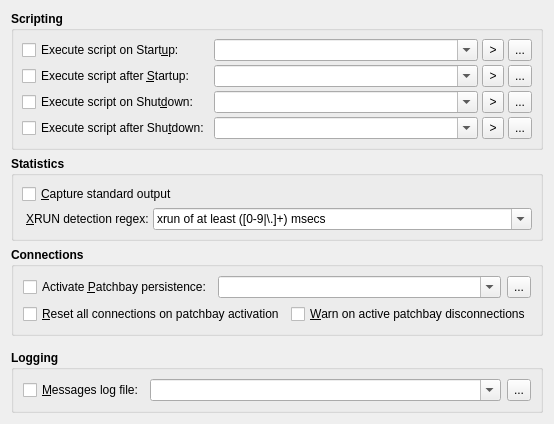
     <widget class="QWidget" name="OptionsTabPage">
      <attribute name="title">
       <string>Options</string>
      </attribute>
      <layout class="QVBoxLayout">
       <item>
        <widget class="QGroupBox" name="ScriptingGroupBox">
         <property name="font">
          <font>
           <weight>75</weight>
           <bold>true</bold>
          </font>
         </property>
         <property name="title">
          <string>Scripting</string>
         </property>
         <property name="flat">
          <bool>true</bool>
         </property>
         <layout class="QGridLayout">
          <property name="margin">
           <number>8</number>
          </property>
          <property name="spacing">
           <number>4</number>
          </property>
          <item row="0" column="0">
           <widget class="QCheckBox" name="StartupScriptCheckBox">
            <property name="font">
             <font>
              <weight>50</weight>
              <bold>false</bold>
             </font>
            </property>
            <property name="toolTip">
             <string>Whether to execute a custom shell script before starting up the JACK audio server.</string>
            </property>
            <property name="text">
             <string>Execute script on Start&amp;up:</string>
            </property>
           </widget>
          </item>
          <item row="1" column="0">
           <widget class="QCheckBox" name="PostStartupScriptCheckBox">
            <property name="font">
             <font>
              <weight>50</weight>
              <bold>false</bold>
             </font>
            </property>
            <property name="toolTip">
             <string>Whether to execute a custom shell script after starting up the JACK audio server.</string>
            </property>
            <property name="text">
             <string>Execute script after &amp;Startup:</string>
            </property>
           </widget>
          </item>
          <item row="2" column="0">
           <widget class="QCheckBox" name="ShutdownScriptCheckBox">
            <property name="font">
             <font>
              <weight>50</weight>
              <bold>false</bold>
             </font>
            </property>
            <property name="toolTip">
             <string>Whether to execute a custom shell script before shuting down the JACK audio server.</string>
            </property>
            <property name="text">
             <string>Execute script on Shut&amp;down:</string>
            </property>
           </widget>
          </item>
          <item row="0" column="1">
           <widget class="QComboBox" name="StartupScriptShellComboBox">
            <property name="sizePolicy">
             <sizepolicy hsizetype="Expanding" vsizetype="Fixed">
              <horstretch>0</horstretch>
              <verstretch>0</verstretch>
             </sizepolicy>
            </property>
            <property name="font">
             <font>
              <weight>50</weight>
              <bold>false</bold>
             </font>
            </property>
            <property name="toolTip">
             <string>Command line to be executed before starting up the JACK audio server</string>
            </property>
            <property name="editable">
             <bool>true</bool>
            </property>
           </widget>
          </item>
          <item row="0" column="2">
           <widget class="QToolButton" name="StartupScriptSymbolToolButton">
            <property name="minimumSize">
             <size>
              <width>22</width>
              <height>22</height>
             </size>
            </property>
            <property name="maximumSize">
             <size>
              <width>24</width>
              <height>24</height>
             </size>
            </property>
            <property name="font">
             <font>
              <weight>50</weight>
              <bold>false</bold>
             </font>
            </property>
            <property name="focusPolicy">
             <enum>Qt::TabFocus</enum>
            </property>
            <property name="toolTip">
             <string>Scripting argument meta-symbols</string>
            </property>
            <property name="text">
             <string>&gt;</string>
            </property>
           </widget>
          </item>
          <item row="0" column="3">
           <widget class="QToolButton" name="StartupScriptBrowseToolButton">
            <property name="minimumSize">
             <size>
              <width>22</width>
              <height>22</height>
             </size>
            </property>
            <property name="maximumSize">
             <size>
              <width>24</width>
              <height>24</height>
             </size>
            </property>
            <property name="font">
             <font>
              <weight>50</weight>
              <bold>false</bold>
             </font>
            </property>
            <property name="focusPolicy">
             <enum>Qt::TabFocus</enum>
            </property>
            <property name="toolTip">
             <string>Browse for script to be executed before starting up the JACK audio server</string>
            </property>
            <property name="text">
             <string>...</string>
            </property>
           </widget>
          </item>
          <item row="1" column="1">
           <widget class="QComboBox" name="PostStartupScriptShellComboBox">
            <property name="sizePolicy">
             <sizepolicy hsizetype="Expanding" vsizetype="Fixed">
              <horstretch>0</horstretch>
              <verstretch>0</verstretch>
             </sizepolicy>
            </property>
            <property name="font">
             <font>
              <weight>50</weight>
              <bold>false</bold>
             </font>
            </property>
            <property name="toolTip">
             <string>Command line to be executed after starting up the JACK audio server</string>
            </property>
            <property name="editable">
             <bool>true</bool>
            </property>
           </widget>
          </item>
          <item row="1" column="2">
           <widget class="QToolButton" name="PostStartupScriptSymbolToolButton">
            <property name="minimumSize">
             <size>
              <width>22</width>
              <height>22</height>
             </size>
            </property>
            <property name="maximumSize">
             <size>
              <width>24</width>
              <height>24</height>
             </size>
            </property>
            <property name="font">
             <font>
              <weight>50</weight>
              <bold>false</bold>
             </font>
            </property>
            <property name="focusPolicy">
             <enum>Qt::TabFocus</enum>
            </property>
            <property name="toolTip">
             <string>Scripting argument meta-symbols</string>
            </property>
            <property name="text">
             <string>&gt;</string>
            </property>
           </widget>
          </item>
          <item row="1" column="3">
           <widget class="QToolButton" name="PostStartupScriptBrowseToolButton">
            <property name="minimumSize">
             <size>
              <width>22</width>
              <height>22</height>
             </size>
            </property>
            <property name="maximumSize">
             <size>
              <width>24</width>
              <height>24</height>
             </size>
            </property>
            <property name="font">
             <font>
              <weight>50</weight>
              <bold>false</bold>
             </font>
            </property>
            <property name="focusPolicy">
             <enum>Qt::TabFocus</enum>
            </property>
            <property name="toolTip">
             <string>Browse for script to be executed after starting up the JACK audio server</string>
            </property>
            <property name="text">
             <string>...</string>
            </property>
           </widget>
          </item>
          <item row="2" column="2">
           <widget class="QToolButton" name="ShutdownScriptSymbolToolButton">
            <property name="minimumSize">
             <size>
              <width>22</width>
              <height>22</height>
             </size>
            </property>
            <property name="maximumSize">
             <size>
              <width>24</width>
              <height>24</height>
             </size>
            </property>
            <property name="font">
             <font>
              <weight>50</weight>
              <bold>false</bold>
             </font>
            </property>
            <property name="focusPolicy">
             <enum>Qt::TabFocus</enum>
            </property>
            <property name="toolTip">
             <string>Scripting argument meta-symbols</string>
            </property>
            <property name="text">
             <string>&gt;</string>
            </property>
           </widget>
          </item>
          <item row="2" column="3">
           <widget class="QToolButton" name="ShutdownScriptBrowseToolButton">
            <property name="minimumSize">
             <size>
              <width>22</width>
              <height>22</height>
             </size>
            </property>
            <property name="maximumSize">
             <size>
              <width>24</width>
              <height>24</height>
             </size>
            </property>
            <property name="font">
             <font>
              <weight>50</weight>
              <bold>false</bold>
             </font>
            </property>
            <property name="focusPolicy">
             <enum>Qt::TabFocus</enum>
            </property>
            <property name="toolTip">
             <string>Browse for script to be executed before shutting down the JACK audio server</string>
            </property>
            <property name="text">
             <string>...</string>
            </property>
           </widget>
          </item>
          <item row="2" column="1">
           <widget class="QComboBox" name="ShutdownScriptShellComboBox">
            <property name="sizePolicy">
             <sizepolicy hsizetype="Expanding" vsizetype="Fixed">
              <horstretch>0</horstretch>
              <verstretch>0</verstretch>
             </sizepolicy>
            </property>
            <property name="font">
             <font>
              <weight>50</weight>
              <bold>false</bold>
             </font>
            </property>
            <property name="toolTip">
             <string>Command line to be executed before shutting down the JACK audio server</string>
            </property>
            <property name="editable">
             <bool>true</bool>
            </property>
           </widget>
          </item>
          <item row="3" column="0">
           <widget class="QCheckBox" name="PostShutdownScriptCheckBox">
            <property name="font">
             <font>
              <weight>50</weight>
              <bold>false</bold>
             </font>
            </property>
            <property name="toolTip">
             <string>Whether to execute a custom shell script after shuting down the JACK audio server.</string>
            </property>
            <property name="text">
             <string>Execute script after Shu&amp;tdown:</string>
            </property>
           </widget>
          </item>
          <item row="3" column="2">
           <widget class="QToolButton" name="PostShutdownScriptSymbolToolButton">
            <property name="minimumSize">
             <size>
              <width>22</width>
              <height>22</height>
             </size>
            </property>
            <property name="maximumSize">
             <size>
              <width>24</width>
              <height>24</height>
             </size>
            </property>
            <property name="font">
             <font>
              <weight>50</weight>
              <bold>false</bold>
             </font>
            </property>
            <property name="focusPolicy">
             <enum>Qt::TabFocus</enum>
            </property>
            <property name="toolTip">
             <string>Scripting argument meta-symbols</string>
            </property>
            <property name="text">
             <string>&gt;</string>
            </property>
           </widget>
          </item>
          <item row="3" column="3">
           <widget class="QToolButton" name="PostShutdownScriptBrowseToolButton">
            <property name="minimumSize">
             <size>
              <width>22</width>
              <height>22</height>
             </size>
            </property>
            <property name="maximumSize">
             <size>
              <width>24</width>
              <height>24</height>
             </size>
            </property>
            <property name="font">
             <font>
              <weight>50</weight>
              <bold>false</bold>
             </font>
            </property>
            <property name="focusPolicy">
             <enum>Qt::TabFocus</enum>
            </property>
            <property name="toolTip">
             <string>Browse for script to be executed after shutting down the JACK audio server</string>
            </property>
            <property name="text">
             <string>...</string>
            </property>
           </widget>
          </item>
          <item row="3" column="1">
           <widget class="QComboBox" name="PostShutdownScriptShellComboBox">
            <property name="sizePolicy">
             <sizepolicy hsizetype="Expanding" vsizetype="Fixed">
              <horstretch>0</horstretch>
              <verstretch>0</verstretch>
             </sizepolicy>
            </property>
            <property name="font">
             <font>
              <weight>50</weight>
              <bold>false</bold>
             </font>
            </property>
            <property name="toolTip">
             <string>Command line to be executed after shutting down the JACK audio server</string>
            </property>
            <property name="editable">
             <bool>true</bool>
            </property>
           </widget>
          </item>
         </layout>
        </widget>
       </item>
       <item>
        <widget class="QGroupBox" name="StatisticsGroupBox">
         <property name="font">
          <font>
           <weight>75</weight>
           <bold>true</bold>
          </font>
         </property>
         <property name="title">
          <string>Statistics</string>
         </property>
         <property name="flat">
          <bool>true</bool>
         </property>
         <layout class="QGridLayout">
          <property name="margin">
           <number>8</number>
          </property>
          <property name="spacing">
           <number>4</number>
          </property>
          <item row="0" column="0" colspan="3">
           <widget class="QCheckBox" name="StdoutCaptureCheckBox">
            <property name="font">
             <font>
              <weight>50</weight>
              <bold>false</bold>
             </font>
            </property>
            <property name="toolTip">
             <string>Whether to capture standard output (stdout/stderr) into messages window</string>
            </property>
            <property name="text">
             <string>&amp;Capture standard output</string>
            </property>
           </widget>
          </item>
          <item row="1" column="1">
           <widget class="QLabel" name="XrunRegexTextLabel">
            <property name="font">
             <font>
              <weight>50</weight>
              <bold>false</bold>
             </font>
            </property>
            <property name="text">
             <string>&amp;XRUN detection regex:</string>
            </property>
            <property name="wordWrap">
             <bool>false</bool>
            </property>
            <property name="buddy">
             <cstring>XrunRegexComboBox</cstring>
            </property>
           </widget>
          </item>
          <item row="1" column="2">
           <widget class="QComboBox" name="XrunRegexComboBox">
            <property name="sizePolicy">
             <sizepolicy hsizetype="Expanding" vsizetype="Fixed">
              <horstretch>0</horstretch>
              <verstretch>0</verstretch>
             </sizepolicy>
            </property>
            <property name="font">
             <font>
              <weight>50</weight>
              <bold>false</bold>
             </font>
            </property>
            <property name="toolTip">
             <string>Regular expression used to detect XRUNs on server output messages</string>
            </property>
            <property name="editable">
             <bool>true</bool>
            </property>
            <item>
             <property name="text">
              <string>xrun of at least ([0-9|\.]+) msecs</string>
             </property>
            </item>
           </widget>
          </item>
         </layout>
        </widget>
       </item>
       <item>
        <widget class="QGroupBox" name="ConnectionsGroupBox">
         <property name="font">
          <font>
           <weight>75</weight>
           <bold>true</bold>
          </font>
         </property>
         <property name="title">
          <string>Connections</string>
         </property>
         <property name="flat">
          <bool>true</bool>
         </property>
         <layout class="QGridLayout">
          <item row="0" column="0">
           <widget class="QCheckBox" name="ActivePatchbayCheckBox">
            <property name="font">
             <font>
              <weight>50</weight>
              <bold>false</bold>
             </font>
            </property>
            <property name="toolTip">
             <string>Whether to activate a patchbay definition for connection persistence profile.</string>
            </property>
            <property name="text">
             <string>Activate &amp;Patchbay persistence:</string>
            </property>
           </widget>
          </item>
          <item row="0" column="1" colspan="2">
           <widget class="QComboBox" name="ActivePatchbayPathComboBox">
            <property name="sizePolicy">
             <sizepolicy hsizetype="Expanding" vsizetype="Fixed">
              <horstretch>0</horstretch>
              <verstretch>0</verstretch>
             </sizepolicy>
            </property>
            <property name="font">
             <font>
              <weight>50</weight>
              <bold>false</bold>
             </font>
            </property>
            <property name="toolTip">
             <string>Patchbay definition file to be activated as connection persistence profile</string>
            </property>
            <property name="editable">
             <bool>true</bool>
            </property>
           </widget>
          </item>
          <item row="0" column="3">
           <widget class="QToolButton" name="ActivePatchbayPathToolButton">
            <property name="minimumSize">
             <size>
              <width>22</width>
              <height>22</height>
             </size>
            </property>
            <property name="maximumSize">
             <size>
              <width>24</width>
              <height>24</height>
             </size>
            </property>
            <property name="font">
             <font>
              <weight>50</weight>
              <bold>false</bold>
             </font>
            </property>
            <property name="focusPolicy">
             <enum>Qt::TabFocus</enum>
            </property>
            <property name="toolTip">
             <string>Browse for a patchbay definition file to be activated</string>
            </property>
            <property name="text">
             <string>...</string>
            </property>
           </widget>
          </item>
          <item row="1" column="0" colspan="2">
           <widget class="QCheckBox" name="ActivePatchbayResetCheckBox">
            <property name="font">
             <font>
              <weight>50</weight>
              <bold>false</bold>
             </font>
            </property>
            <property name="toolTip">
             <string>Whether to reset all connections when a patchbay definition is activated.</string>
            </property>
            <property name="text">
             <string>&amp;Reset all connections on patchbay activation</string>
            </property>
           </widget>
          </item>
          <item row="1" column="2" colspan="2">
           <widget class="QCheckBox" name="QueryDisconnectCheckBox">
            <property name="font">
             <font>
              <weight>50</weight>
              <bold>false</bold>
             </font>
            </property>
            <property name="toolTip">
             <string>Whether to issue a warning on active patchbay port disconnections.</string>
            </property>
            <property name="text">
             <string>&amp;Warn on active patchbay disconnections</string>
            </property>
           </widget>
          </item>
         </layout>
        </widget>
       </item>
       <item>
        <spacer>
         <property name="orientation">
          <enum>Qt::Vertical</enum>
         </property>
         <property name="sizeHint">
          <size>
           <width>20</width>
           <height>8</height>
          </size>
         </property>
        </spacer>
       </item>
       <item>
        <widget class="QGroupBox" name="LoggingGroupBox">
         <property name="font">
          <font>
           <weight>75</weight>
           <bold>true</bold>
          </font>
         </property>
         <property name="title">
          <string>Logging</string>
         </property>
         <property name="flat">
          <bool>true</bool>
         </property>
         <layout class="QGridLayout">
          <item row="0" column="0">
           <widget class="QCheckBox" name="MessagesLogCheckBox">
            <property name="font">
             <font>
              <weight>50</weight>
              <bold>false</bold>
             </font>
            </property>
            <property name="toolTip">
             <string>Whether to activate a messages logging to file.</string>
            </property>
            <property name="text">
             <string>&amp;Messages log file:</string>
            </property>
           </widget>
          </item>
          <item row="0" column="1">
           <widget class="QComboBox" name="MessagesLogPathComboBox">
            <property name="sizePolicy">
             <sizepolicy hsizetype="Expanding" vsizetype="Fixed">
              <horstretch>0</horstretch>
              <verstretch>0</verstretch>
             </sizepolicy>
            </property>
            <property name="font">
             <font>
              <weight>50</weight>
              <bold>false</bold>
             </font>
            </property>
            <property name="toolTip">
             <string>Messages log file</string>
            </property>
            <property name="editable">
             <bool>true</bool>
            </property>
           </widget>
          </item>
          <item row="0" column="2">
           <widget class="QToolButton" name="MessagesLogPathToolButton">
            <property name="minimumSize">
             <size>
              <width>22</width>
              <height>22</height>
             </size>
            </property>
            <property name="maximumSize">
             <size>
              <width>24</width>
              <height>24</height>
             </size>
            </property>
            <property name="font">
             <font>
              <weight>50</weight>
              <bold>false</bold>
             </font>
            </property>
            <property name="focusPolicy">
             <enum>Qt::TabFocus</enum>
            </property>
            <property name="toolTip">
             <string>Browse for the messages log file location</string>
            </property>
            <property name="text">
             <string>...</string>
            </property>
           </widget>
          </item>
         </layout>
        </widget>
       </item>
      </layout>
     </widget>
